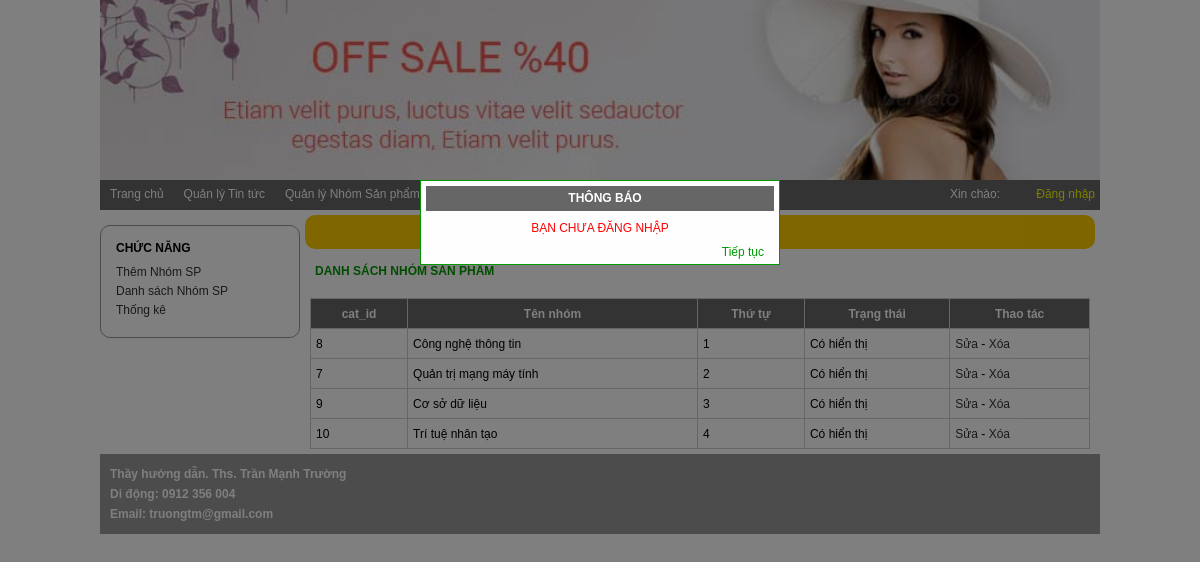
Page /index_admin.php?module=nhomsp on the committed database.
### tables this page shows
CREATE TABLE `tbcategory` (
  `cat_id` int(11) NOT NULL,
  `cat_name` varchar(100) NOT NULL,
  `cat_ord` int(11) DEFAULT NULL,
  `cat_status` tinyint(1) DEFAULT NULL
);

### Models/clsDatabase.php (called while the page is built, shortened)
<?php
class clsDatabase
{
	public $conn = NULL;
	function clsDatabase()
	{
		try
		{
			$this->conn = new PDO("mysql:host=localhost;dbname=shop","root","");
			$this->conn->exec("SET NAMES UTF8");
		}
		catch(PDOException $ex)
		{
			echo "<h3>" . $ex->getMessage() . "</h3>";
			die("<h3> LỖI KẾT NỐI CSDL </h3>");
		}
	}
	function ThucthiSQL($sql, $data=NULL)
	{
		$this->pdo_stm = $this->conn->prepare($sql);
		$ketqua=false;
		if($data!=NULL)
			$ketqua = $this->pdo_stm->execute($data);
		else
			$ketqua = $this->pdo_stm->execute();
		return $ketqua;
	}
}
?>

### Models/clsCategory.php (called while the page is built, shortened)
<?php
require_once("clsDatabase.php");
class clsCategory
{
	public $db;
	function clsCategory()
	{
		$this->db = new clsDatabase();
	}
	function LayDanhSachNhomSanpham($trangthai =2, $order =0)
	{
		$sql = "SELECT * FROM tbcategory";
		if($order == 1)
			$sql .= " ORDER BY cat_ord ASC";
		else if($order == -1)
			$sql .= " ORDER BY cat_ord DESC";
				$ketqua = $this->db->ThucthiSQL($sql);
		if($ketqua==TRUE)
			$this->data = $this->db->pdo_stm->fetchAll();
		return $ketqua;
	}
}
?>

### Views/vDanhSachNhomSP.php (the view)
 	<div id="content_left">
     	<div class="left1">
         	<h3>CHỨC NĂNG</h3>
             <p><a href="?module=<?=$module?>&act=them">Thêm Nhóm SP</a></p>
             <p><a href="?module=<?=$module?>">Danh sách Nhóm SP</a></p>
             <p><a href="?module=<?=$module?>">Thống kê</a></p>
         </div>
     </div>
     <div id="content_right">
     	<h1> QUẢN LÝ NHÓM SẢN PHẨM</h1>
         <h2> DANH SÁCH NHÓM SẢN PHẨM</h2>
         <div id="right_detail">
         <table width="100%" border="1" class="Content_Table" cellpadding="0" cellspacing="0">
         	<tr>
             	<td> cat_id </td>
                 <td> Tên nhóm </td>
                 <td> Thứ tự </td>
                 <td> Trạng thái </td>
                 <td> Thao tác </td>
             </tr>
             <?php
	$rows = $Nhomsanpham->data;
	foreach($rows as $row)
	{
		$trangthai="";
		if($row["cat_status"]==0)
			$trangthai = "Không hiển thị";
		else if($row["cat_status"]==1)
			$trangthai = "Có hiển thị";
	?>
             <tr>
             	<td> <?=$row["cat_id"]?> </td>
                 <td> <?=$row["cat_name"]?> </td>
                 <td> <?=$row["cat_ord"]?> </td>
                 <td> <?=$trangthai?></td>
                 <td> <a href="?module=<?=$module?>&act=sua&id=<?=$row["cat_id"]?>"> Sửa </a>
     				- <a href="?module=<?=$module?>&act=xoa&id=<?=$row["cat_id"]?>"
                     		onClick="return confirm('Chắc chắn xóa?');"> Xóa </a> </td>
             </tr>
             <?php
	}
	?>
         </table>
</div>
     </div>

### css_Admin/Style.css (style rules this page uses)
* { margin:0px; padding:0px; box-sizing:border-box; font-family:Tahoma, Geneva, sans-serif; font-size:12px }
#content_left { width:200px; float:left }
#content_right { width:800px; float:left }
#content_right > h1 { color; text-align:center; padding:10px; margin:5px; background:#FC0; color:#333; border-radius:10px }
#content_right > h2 { color:#090; padding:10px; margin:5px; }
.left1 { width:200px; border:1px #999999 solid; border-radius:10px; margin:15px 0px; padding:15px; }
.left1 h3 { margin-bottom:10px }
.left1 p { margin:5px 0px }
.left1 a { text-decoration:none; color:#333 }

### css_Admin/ContentRight.css (style rules this page uses)
#right_detail { width:800px; height:auto; margin:0px; overflow:auto; padding:0px 10px }
.Content_Table { margin:5px auto; border:1px #CCCCCC solid; border-collapse:collapse; }
.Content_Table tr { height:30px }
.Content_Table tr:first-child { background:#666; color:white; font-weight:bold; text-align:center }
.Content_Table td { padding:5px }
.Content_Table a { color:#333; text-decoration:none }

### rows in the picture
tbcategory: cat_id "8", cat_name "Công nghệ thông tin", cat_ord "1", cat_status "Có hiển thị"
tbcategory: cat_id "7", cat_name "Quản trị mạng máy tính", cat_ord "2", cat_status "Có hiển thị"
tbcategory: cat_id "9", cat_name "Cơ sở dữ liệu", cat_ord "3", cat_status "Có hiển thị"
tbcategory: cat_id "10", cat_name "Trí tuệ nhân tạo", cat_ord "4", cat_status "Có hiển thị"

### other values in the picture
$thongbao "BẠN CHƯA ĐĂNG NHẬP"
